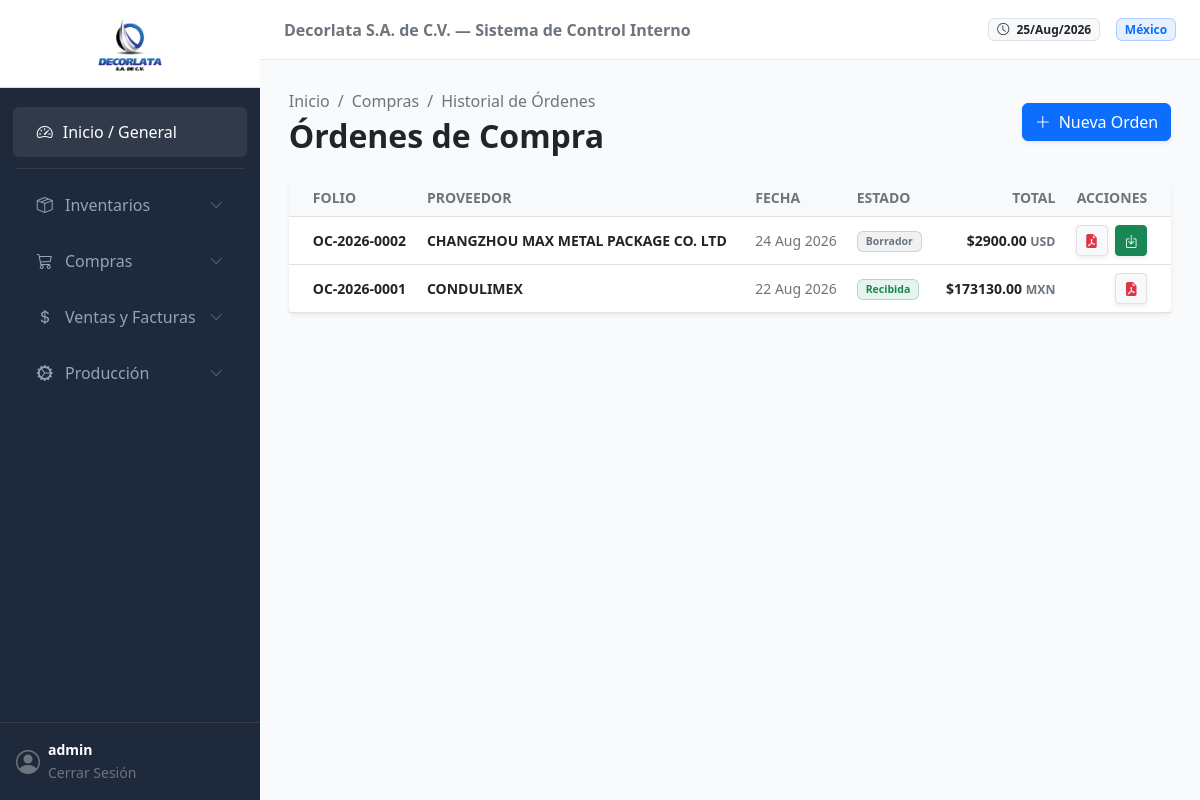
The page /compras/historial/ (signed in) on the database its author committed.
### compras/models.py (models this page shows, shortened)
class OrdenCompra_Maestro(models.Model):
    ESTADO_CHOICES = [
        ('BORRADOR', 'Borrador'),
        ('AUTORIZADA', 'Autorizada (Pendiente de Recepción)'),
        ('RECIBIDA', 'Recibida (Ingresada a Almacén)'),
        ('CANCELADA', 'Cancelada'),
    ]
    folio = models.CharField(max_length=20, unique=True, editable=False)
    proveedor = models.ForeignKey(Proveedor, on_delete=models.PROTECT)
    fecha_emision = models.DateTimeField(auto_now_add=True)
    fecha_esperada = models.DateField(blank=True, null=True)
    bodega_destino = models.ForeignKey(Bodega, on_delete=models.PROTECT, help_text="Almacén donde se recibirá la mercancía")
    moneda = models.ForeignKey(Moneda, on_delete=models.PROTECT)
    tipo_cambio_aplicado = models.DecimalField(
        max_digits=18, decimal_places=6, default=Decimal('1.000000'),
        help_text="Se captura automáticamente al autorizar/recibir si la moneda no es local"
    )
    estado = models.CharField(max_length=15, choices=ESTADO_CHOICES, default='BORRADOR')
    observaciones = models.TextField(blank=True, null=True)
    subtotal = models.DecimalField(max_digits=18, decimal_places=4, default=Decimal('0.0000'))
    impuestos = models.DecimalField(max_digits=18, decimal_places=4, default=Decimal('0.0000'))
    total = models.DecimalField(max_digits=18, decimal_places=4, default=Decimal('0.0000'))
    class Meta:
        verbose_name = "Orden de Compra"
        verbose_name_plural = "Órdenes de Compra"
        ordering = ['-fecha_emision']

class Proveedor(models.Model):
    rfc = models.CharField(max_length=15, unique=True, verbose_name="RFC / Tax ID")
    razon_social = models.CharField(max_length=255)
    nombre_comercial = models.CharField(max_length=255, blank=True, null=True)
    email = models.EmailField(blank=True, null=True)
    telefono = models.CharField(max_length=20, blank=True, null=True)
    direccion = models.TextField(blank=True, null=True)
    dias_credito = models.IntegerField(default=0, help_text="Días de crédito otorgados por el proveedor")
    activo = models.BooleanField(default=True)
    class Meta:
        verbose_name = "Proveedor"
        verbose_name_plural = "Proveedores"

### general/models.py (models this page shows, shortened)
class Moneda(models.Model):
    codigo = models.CharField(max_length=3, unique=True, verbose_name="Código ISO")
    nombre = models.CharField(max_length=50, verbose_name="Nombre de la Moneda")
    simbolo = models.CharField(max_length=5, verbose_name="Simbolo ($, €, etc.)")
    class Meta:
        verbose_name = "Moneda"
        verbose_name_plural = "Monedass"

### compras/views.py (the view)
# urls.py: path('historial/', views.historial_ordenes_view, name='historial_ordenes'),
@login_required
def historial_ordenes_view(request):
    ordenes = OrdenCompra_Maestro.objects.select_related('proveedor', 'moneda').all().order_by('-fecha_emision')
    return render(request, 'compras/historial_ordenes.html', {'ordenes': ordenes})

### compras/templates/compras/historial_ordenes.html (shortened to what this page needs)
{% extends 'general/base.html' %}
{% load static %}
{% block content %}
<div class="d-flex justify-content-between align-items-center mb-4 flex-wrap gap-3">
    <div>
        <nav aria-label="breadcrumb">
            <ol class="breadcrumb mb-1 small">
                <li class="breadcrumb-item"><a href="{% url 'general:dashboard' %}" class="text-decoration-none text-muted">Inicio</a></li>
                <li class="breadcrumb-item"><a href="#" class="text-decoration-none text-muted">Compras</a></li>
                <li class="breadcrumb-item active" aria-current="page">Historial de Órdenes</li>
            </ol>
        </nav>
        <h2 class="fw-bold text-dark mb-0">Órdenes de Compra</h2>
    </div>
    <div>
        <a href="{% url 'compras:crear_orden' %}" class="btn btn-primary shadow-sm">
            <i class="bi bi-plus-lg me-2"></i>Nueva Orden
        </a>
    </div>
</div>
<div class="card border-0 shadow-sm">
    <div class="card-body p-0">
        <div class="table-responsive">
            <table class="table table-hover align-middle mb-0">
                <thead class="table-light text-muted small text-uppercase">
                    <tr>
                        <th class="ps-4">Folio</th>
                        <th>Proveedor</th>
                        <th>Fecha</th>
                        <th>Estado</th>
                        <th class="text-end">Total</th>
                        <th class="text-end pe-4">Acciones</th>
                    </tr>
                </thead>
                <tbody class="text-secondary small">
                    {% for orden in ordenes %}
                    <tr>
                        <td class="ps-4 fw-bold text-dark">{{ orden.folio }}</td>
                        <td class="fw-semibold text-dark">{{ orden.proveedor.razon_social }}</td>
                        <td>{{ orden.fecha_emision|date:"d M Y" }}</td>
                        <td>
                            {% if orden.estado == 'BORRADOR' %}
                                <span class="badge bg-secondary bg-opacity-10 text-secondary border border-secondary border-opacity-25 px-2 py-1">Borrador</span>
                            {% elif orden.estado == 'AUTORIZADA' %}
                                <span class="badge bg-primary bg-opacity-10 text-primary border border-primary border-opacity-25 px-2 py-1">Autorizada</span>
                            {% elif orden.estado == 'RECIBIDA' %}
                                <span class="badge bg-success bg-opacity-10 text-success border border-success border-opacity-25 px-2 py-1">Recibida</span>
                            {% else %}
                                <span class="badge bg-dark bg-opacity-10 text-dark border border-dark border-opacity-25 px-2 py-1">{{ orden.estado }}</span>
                            {% endif %}
                        </td>
                        <td class="text-end fw-semibold text-dark">
                            {{ orden.moneda.simbolo|default:"$" }}{{ orden.total|floatformat:2 }} <small class="text-muted">{{ orden.moneda.codigo }}</small>
                        </td>
                        <td class="text-end pe-4">
                            <a href="{% url 'compras:orden_pdf' orden.id %}" target="_blank" class="btn btn-sm btn-light text-danger border shadow-sm" title="Descargar PDF">
                                <i class="bi bi-file-earmark-pdf-fill"></i>
                            </a>
                            {% if orden.estado != 'RECIBIDA' %}
                            <form action="{% url 'compras:recibir_orden' orden.id %}" method="POST" class="d-inline">
                                <button type="submit" class="btn btn-sm btn-success shadow-sm ms-1"
                                        title="Recibir e Ingresar al Kardex"
                                        onclick="return confirm('¿Confirmas la recepción física de esta mercancía en el almacén?');">
                                    <i class="bi bi-box-arrow-in-down"></i>
                                </button>
                            </form>
                            {% endif %}
                        </td>
                    </tr>
                    {% endfor %}
                </tbody>
            </table>
        </div>
    </div>
</div>
{% endblock %}

### general/templates/general/base.html (shortened to what this page needs)
{% load static %}
<!DOCTYPE html>
<html lang="es">
<head>
    <link href="https://cdn.jsdelivr.net/npm/bootstrap@5.2.3/dist/css/bootstrap.min.css" rel="stylesheet">
    <link rel="stylesheet" href="https://cdn.jsdelivr.net/npm/bootstrap-icons@1.10.5/font/bootstrap-icons.css">
</head>
<body hx-headers='{"X-CSRFToken": "{{ csrf_token }}"}'>
    <nav class="sidebar d-flex flex-column" id="sidebarMenu">
        <div class="p-3 text-center border-bottom border-secondary border-opacity-25 bg-white">
            <img src="{% static 'general/img/logo_decorlata.png' %}" alt="Decorlata" class="img-fluid" style="max-height: 55px; width: auto;">
        </div>
        <div class="nav flex-column mt-3 flex-grow-1">
            <a href="{% url 'general:dashboard' %}" class="nav-link active">
                <i class="bi bi-speedometer2"></i> Inicio / General
            </a>
            <hr class="text-secondary mx-3 my-2 opacity-25">
            <a href="#submenuInventario" data-bs-toggle="collapse" class="nav-link d-flex justify-content-between align-items-center" aria-expanded="false">
                <span><i class="bi bi-box-seam me-2"></i> Inventarios</span>
                <i class="bi bi-chevron-down small opacity-50"></i>
            </a>
            <a href="#submenuCompras" data-bs-toggle="collapse" class="nav-link d-flex justify-content-between align-items-center" aria-expanded="false">
                <span><i class="bi bi-cart3 me-2"></i> Compras</span>
                <i class="bi bi-chevron-down small opacity-50"></i>
            </a>
            <a href="#submenuVentas" data-bs-toggle="collapse" class="nav-link d-flex justify-content-between align-items-center" aria-expanded="false">
                <span><i class="bi bi-currency-dollar me-2"></i> Ventas y Facturas</span>
                <i class="bi bi-chevron-down small opacity-50"></i>
            </a>
            <a href="#submenuProduccion" data-bs-toggle="collapse" class="nav-link d-flex justify-content-between align-items-center" aria-expanded="false">
                <span><i class="bi bi-gear-wide-connected me-2"></i> Producción</span>
                <i class="bi bi-chevron-down small opacity-50"></i>
            </a>
        </div>
        <div class="p-3 border-top border-secondary border-opacity-25">
            <div class="d-flex align-items-center text-white">
                <i class="bi bi-person-circle fs-4 me-2 text-muted"></i>
                <div class="overflow-hidden">
                    <p class="mb-0 small fw-bold text-truncate">{{ user.username }}</p>
                    <a href="/admin/logout/" class="text-decoration-none text-muted small">Cerrar Sesión</a>
                </div>
            </div>
        </div>
    </nav>
    <div class="main-wrapper">
        <header class="top-navbar d-flex align-items-center justify-content-between px-4">
            <div class="d-flex align-items-center gap-3">
                <span class="text-secondary fw-semibold d-none d-lg-inline">Decorlata S.A. de C.V. — Sistema de Control Interno</span>
            </div>
            <div class="ms-auto d-flex align-items-center gap-3">
                <span class="badge bg-light text-dark border"><i class="bi bi-clock me-1"></i> {% now "d/M/Y" %}</span>
                <span class="badge bg-primary bg-opacity-10 text-primary border border-primary border-opacity-25">México</span>
            </div>
        </header>
        <main class="content-container" id="main-content">
            {% block content %}{% endblock %}
        </main>
    </div>
</body>
</html>

### general/templates/general/base.html (style rules this page uses)
:root { --sidebar-width: 260px; --primary-dark: #1e293b; --bg-light: #f8fafc; }
body { background-color: var(--bg-light); font-family: system-ui, -apple-system, sans-serif; overflow-x: hidden; }
.sidebar { width: var(--sidebar-width); height: 100vh; position: fixed; top: 0; left: 0; background-color: var(--primary-dark); z-index: 1000; transition: all 0.3s; }
.sidebar .nav-link { color: #94a3b8; padding: 0.8rem 1.5rem; display: flex; align-items: center; gap: 10px; border-radius: 0.375rem; margin: 0.2rem 0.8rem; }
.sidebar .nav-link:hover, .sidebar .nav-link.active { color: #fff; background-color: rgba(255, 255, 255, 0.08); }
.main-wrapper { margin-left: var(--sidebar-width); min-height: 100vh; display: flex; flex-direction: column; }
.top-navbar { background-color: #fff; border-bottom: 1px solid #e2e8f0; height: 60px; }
.content-container { padding: 1.8rem; flex-grow: 1; }

### rows shown on the page
OrdenCompra_Maestro: folio "OC-2026-0002", proveedor.razon_social "CHANGZHOU MAX METAL PACKAGE CO. LTD", fecha_emision "24 Aug 2026", estado "Borrador", moneda.simbolo "$", total "2900.00", moneda.codigo "USD"
OrdenCompra_Maestro: folio "OC-2026-0001", proveedor.razon_social "CONDULIMEX", fecha_emision "22 Aug 2026", estado "Recibida", moneda.simbolo "$", total "173130.00", moneda.codigo "MXN"

### other values the page prints
{{ user.username }} "admin"
